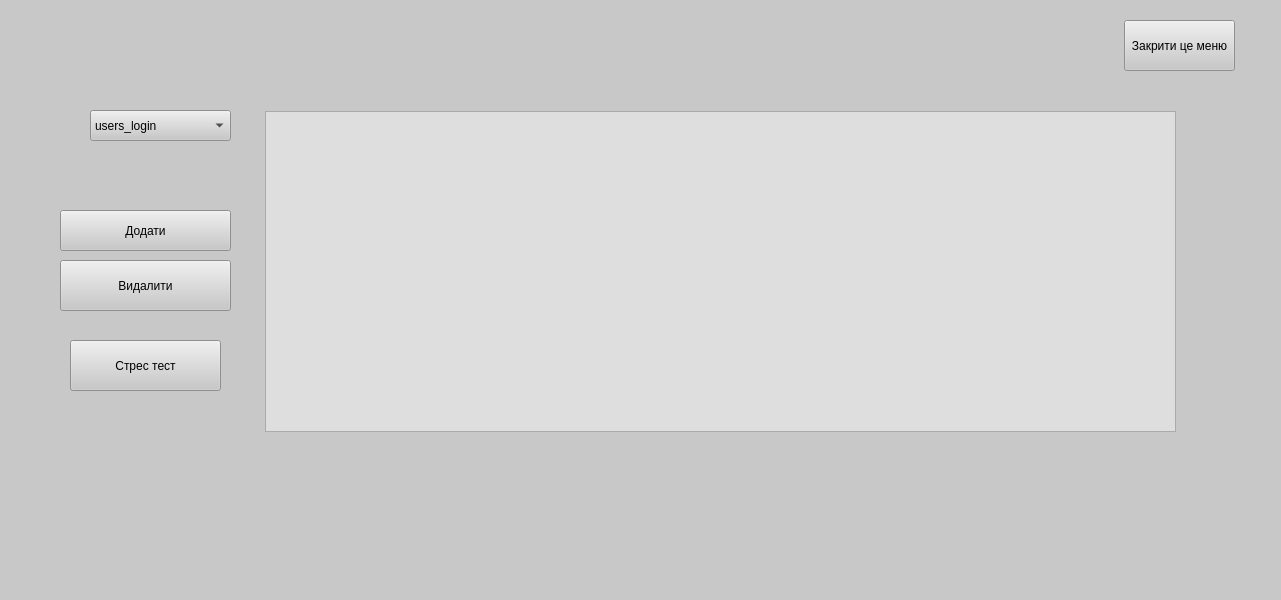
<?xml version="1.0" encoding="UTF-8"?>
<ui version="4.0">
 <class>DBUI</class>
 <widget class="QWidget" name="DBUI">
  <property name="geometry">
   <rect>
    <x>0</x>
    <y>0</y>
    <width>1281</width>
    <height>600</height>
   </rect>
  </property>
  <property name="contextMenuPolicy">
   <enum>Qt::ContextMenuPolicy::NoContextMenu</enum>
  </property>
  <property name="windowTitle">
   <string>DBUI</string>
  </property>
  <property name="styleSheet">
   <string notr="true">background-color: rgb(200, 200, 200);</string>
  </property>
  <widget class="QPushButton" name="pushButton">
   <property name="geometry">
    <rect>
     <x>60</x>
     <y>210</y>
     <width>171</width>
     <height>41</height>
    </rect>
   </property>
   <property name="text">
    <string>Додати</string>
   </property>
  </widget>
  <widget class="QTableView" name="tableView">
   <property name="geometry">
    <rect>
     <x>265</x>
     <y>111</y>
     <width>911</width>
     <height>321</height>
    </rect>
   </property>
   <property name="styleSheet">
    <string notr="true">border-color: rgb(0, 0, 0);
background-color: rgb(222, 222, 222);
border-left-color: rgb(0, 0, 0);
border-bottom-color: rgb(0, 0, 0);
border-right-color: rgb(0, 0, 0);
border-top-color: rgb(0, 0, 0);
gridline-color: rgb(0, 0, 0);
color: rgb(0, 0, 0);</string>
   </property>
  </widget>
  <widget class="QComboBox" name="comboBox">
   <property name="geometry">
    <rect>
     <x>90</x>
     <y>110</y>
     <width>141</width>
     <height>31</height>
    </rect>
   </property>
   <item>
    <property name="text">
     <string notr="true">users_login</string>
    </property>
   </item>
   <item>
    <property name="text">
     <string notr="true">doctors</string>
    </property>
   </item>
   <item>
    <property name="text">
     <string notr="true">owners</string>
    </property>
   </item>
   <item>
    <property name="text">
     <string>patients</string>
    </property>
   </item>
   <item>
    <property name="text">
     <string>treatments</string>
    </property>
   </item>
   <item>
    <property name="text">
     <string>appointments</string>
    </property>
   </item>
   <item>
    <property name="text">
     <string>admins</string>
    </property>
   </item>
   <item>
    <property name="text">
     <string>reg_keys</string>
    </property>
   </item>
  </widget>
  <widget class="QPushButton" name="pushButton_2">
   <property name="geometry">
    <rect>
     <x>60</x>
     <y>260</y>
     <width>171</width>
     <height>51</height>
    </rect>
   </property>
   <property name="text">
    <string>Видалити</string>
   </property>
  </widget>
  <widget class="QPushButton" name="pushButton_3">
   <property name="geometry">
    <rect>
     <x>1124</x>
     <y>20</y>
     <width>111</width>
     <height>51</height>
    </rect>
   </property>
   <property name="text">
    <string>Закрити це меню</string>
   </property>
  </widget>
  <widget class="QPushButton" name="pushButton_4">
   <property name="geometry">
    <rect>
     <x>70</x>
     <y>340</y>
     <width>151</width>
     <height>51</height>
    </rect>
   </property>
   <property name="text">
    <string>Стрес тест</string>
   </property>
  </widget>
 </widget>
 <resources/>
 <connections/>
</ui>
